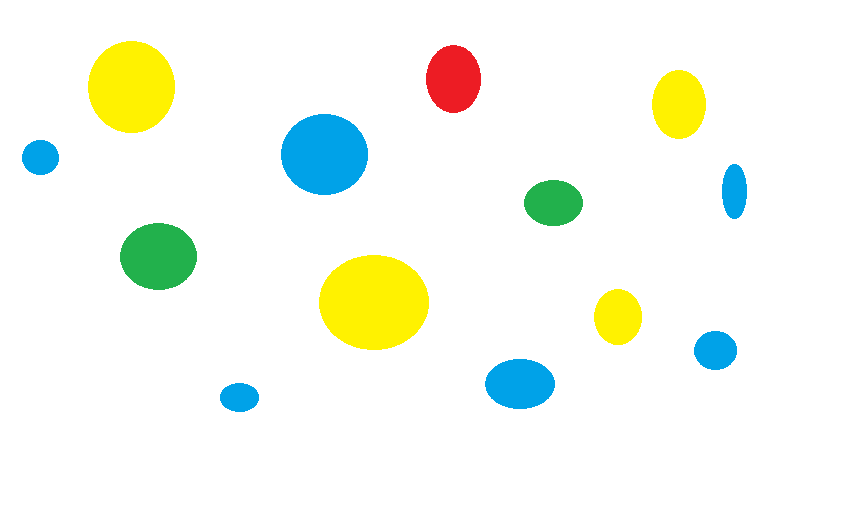
#> input picture Contador_objetos_canny/objetos.png, 843 x 526 px
$ python main.py
#> lines starting #> are read from the running program, lines starting #| are printed output that depends on the picture; after the words box and inside, x2 and y2 are one past the last pixel; in counts of white or black regions, pixels touching at a corner belong together
import cv2

imagen = cv2.imread('objetos.png')
#> imagen is the input picture: shape (526, 843, 3); mean B, G, R 239.2, 249.2, 244.6
grises = cv2.cvtColor(imagen, cv2.COLOR_BGR2GRAY)
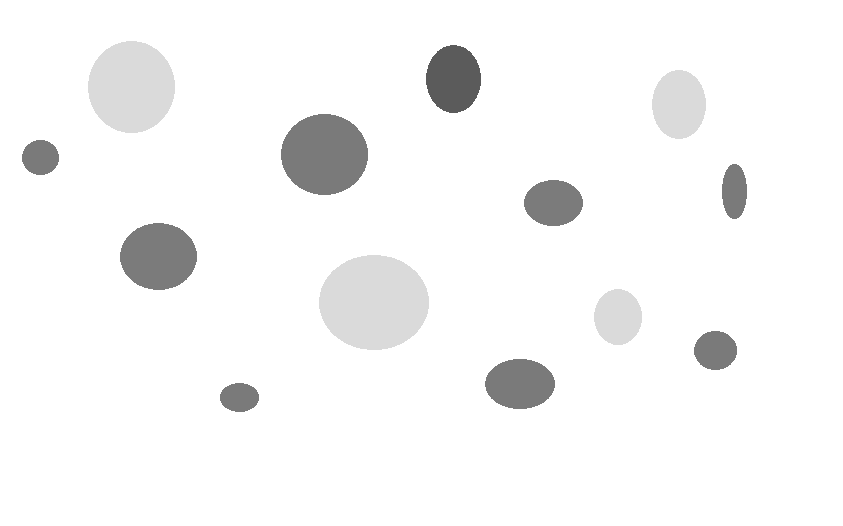
#> grises: shape (526, 843); min 91, max 255, mean 246.7
bordes = cv2.Canny(grises, 100, 200)
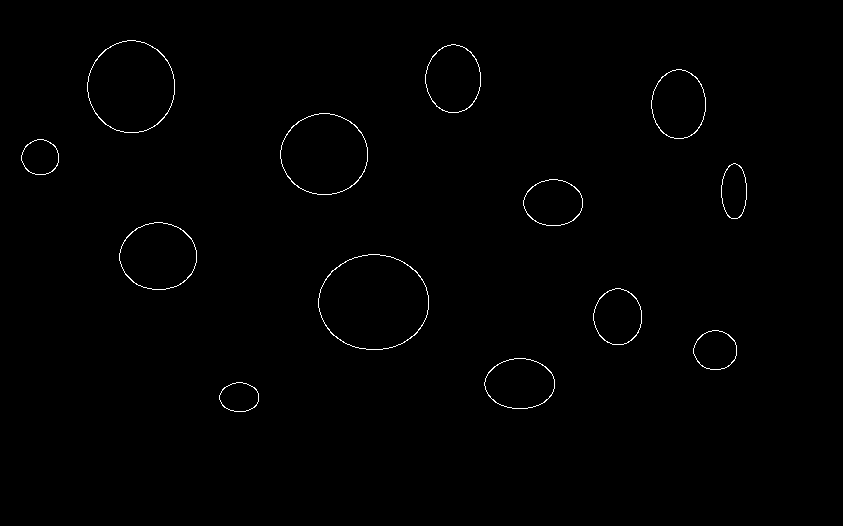
#> bordes: shape (526, 843); 0.58% white in thin lines or dots, all inside (x1, y1, x2, y2) = (21, 40, 747, 412)
cnts, _ = cv2.findContours(bordes, cv2.RETR_EXTERNAL, cv2.CHAIN_APPROX_SIMPLE)
#> cnts = 13 contours; largest, box (x1, y1, x2, y2) and area: (318, 254, 429, 350) 8219, (87, 40, 175, 133) 6286, (280, 113, 368, 195) 5534, (119, 222, 197, 290) 4044, (425, 44, 481, 113) 2932

cv2.drawContours(imagen, cnts, -1, (255, 0, 0), 2) # Mostrar todos los contornos a la vez
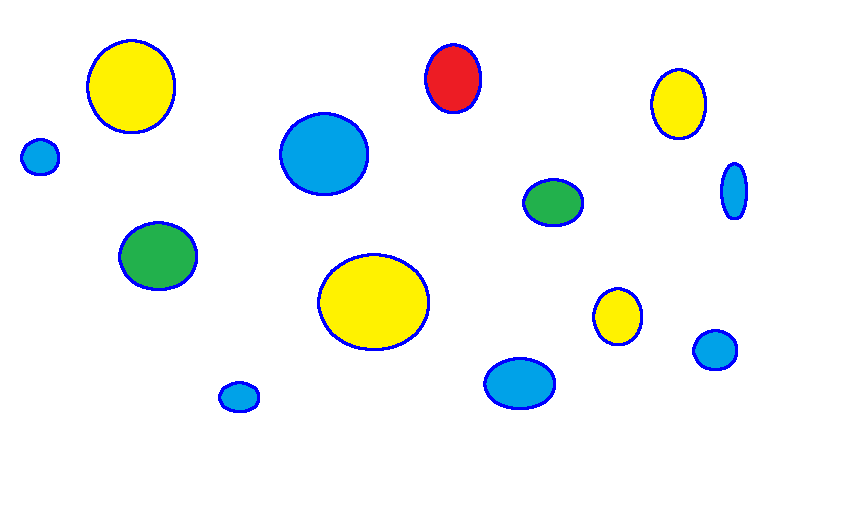
#> imagen: shape (526, 843, 3); 1.93% of pixels changed, all inside (x1, y1, x2, y2) = (20, 39, 748, 413)

print('Número de objetos: ', len(cnts))
#| Número de objetos:  13

cv2.imshow('imagen', imagen) # Para mostrar la imagen contrastada
cv2.imshow('bordes', bordes) # Para mostrar la imagen contrastada
cv2.waitKey(0)
cv2.destroyAllWindows()
